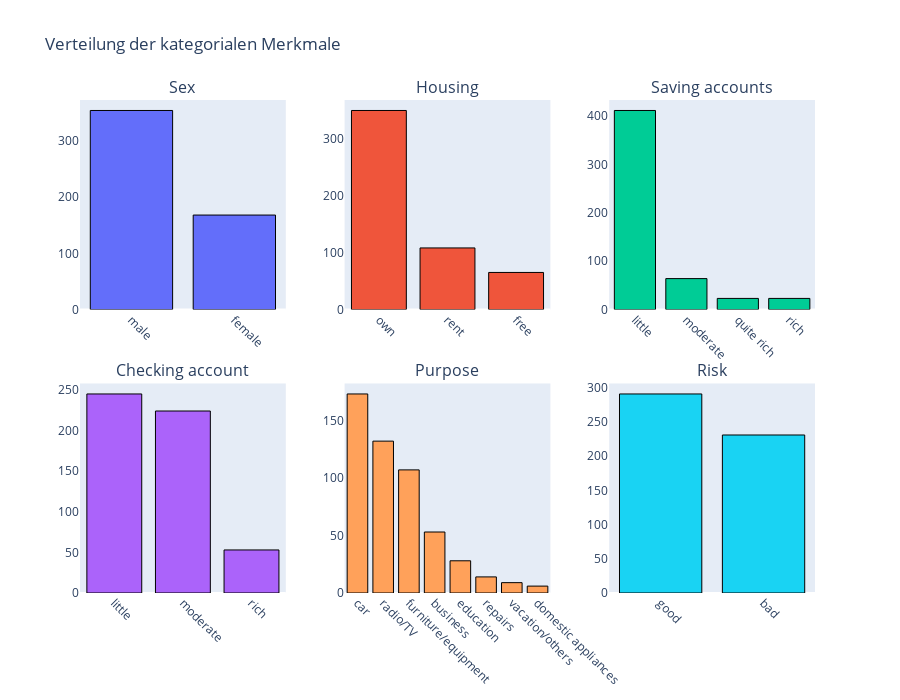

Notebook cell for this chart:
### Markdown cell above
Nachdem wir uns die numerischen Merkmale mit Histogrammen und Boxplots angesehen haben, wollen wir nun auch die kategorialen Merkmale untersuchen. Bei kategorialen Daten interessiert uns vor allem:
- Welche Kategorien gibt es überhaupt?
- Wie häufig kommen die einzelnen Kategorien vor?

Um das sichtbar zu machen, erstellen wir für jede kategoriale Spalte ein Balkendiagramm, das die Verteilung zeigt:

### Code cell
# 1) Kategorische Spalten ermitteln:
categorical_cols = df.select_dtypes(include=["object"]).columns.tolist()

# 2) Subplot-Raster anlegen:
cols_per_row = 3
rows = math.ceil(len(categorical_cols) / cols_per_row)

fig3 = make_subplots(
    rows=rows,
    cols=cols_per_row,
    subplot_titles=categorical_cols,
    horizontal_spacing=0.08,
    vertical_spacing=0.15
)

# 3) Für jede kategoriale Spalte ein Balkendiagramm hinzufügen:
for i, col in enumerate(categorical_cols):
    r = i // cols_per_row + 1
    c = i % cols_per_row + 1
    
    value_counts = df[col].value_counts().sort_values(ascending=False)
    
    fig3.add_trace(
        go.Bar(
            x=value_counts.index.astype(str), 
            y=value_counts.values,             
            marker_line_color="black",
            marker_line_width=1,
            name=col
        ),
        row=r, col=c
    )

# 4) Layout anpassen:
fig3.update_xaxes(showgrid=False, tickangle=45)
fig3.update_yaxes(showgrid=False)
fig3.update_layout(
    title="Verteilung der kategorialen Merkmale",
    showlegend=False,
    height=350 * rows
)

fig3

### Figure 1 — Plotly figure (JSON) as saved in the notebook; plotly's stock layout.template omitted (floating-point values rounded to 4 significant figures)
{"data": [{"marker": {"line": {"color": "black", "width": 1}}, "name": "Sex", "type": "bar", "x": ["male", "female"], "xaxis": "x", "y": [354, 168], "yaxis": "y"}, {"marker": {"line": {"color": "black", "width": 1}}, "name": "Housing", "type": "bar", "x": ["own", "rent", "free"], "xaxis": "x2", "y": [349, 108, 65], "yaxis": "y2"}, {"marker": {"line": {"color": "black", "width": 1}}, "name": "Saving accounts", "type": "bar", "x": ["little", "moderate", "quite rich", "rich"], "xaxis": "x3", "y": [412, 64, 23, 23], "yaxis": "y3"}, {"marker": {"line": {"color": "black", "width": 1}}, "name": "Checking account", "type": "bar", "x": ["little", "moderate", "rich"], "xaxis": "x4", "y": [245, 224, 53], "yaxis": "y4"}, {"marker": {"line": {"color": "black", "width": 1}}, "name": "Purpose", "type": "bar", "x": ["car", "radio/TV", "furniture/equipment", "business", "education", "repairs", "vacation/others", "domestic appliances"], "xaxis": "x5", "y": [173, 132, 107, 53, 28, 14, 9, 6], "yaxis": "y5"}, {"marker": {"line": {"color": "black", "width": 1}}, "name": "Risk", "type": "bar", "x": ["good", "bad"], "xaxis": "x6", "y": [291, 231], "yaxis": "y6"}], "layout": {"annotations": [{"font": {"size": 16}, "showarrow": false, "text": "Sex", "x": 0.14, "xanchor": "center", "xref": "paper", "y": 1, "yanchor": "bottom", "yref": "paper"}, {"font": {"size": 16}, "showarrow": false, "text": "Housing", "x": 0.5, "xanchor": "center", "xref": "paper", "y": 1, "yanchor": "bottom", "yref": "paper"}, {"font": {"size": 16}, "showarrow": false, "text": "Saving accounts", "x": 0.86, "xanchor": "center", "xref": "paper", "y": 1, "yanchor": "bottom", "yref": "paper"}, {"font": {"size": 16}, "showarrow": false, "text": "Checking account", "x": 0.14, "xanchor": "center", "xref": "paper", "y": 0.425, "yanchor": "bottom", "yref": "paper"}, {"font": {"size": 16}, "showarrow": false, "text": "Purpose", "x": 0.5, "xanchor": "center", "xref": "paper", "y": 0.425, "yanchor": "bottom", "yref": "paper"}, {"font": {"size": 16}, "showarrow": false, "text": "Risk", "x": 0.86, "xanchor": "center", "xref": "paper", "y": 0.425, "yanchor": "bottom", "yref": "paper"}], "height": 700, "showlegend": false, "title": {"text": "Verteilung der kategorialen Merkmale"}, "xaxis": {"anchor": "y", "domain": [0, 0.28], "showgrid": false, "tickangle": 45}, "xaxis2": {"anchor": "y2", "domain": [0.36, 0.64], "showgrid": false, "tickangle": 45}, "xaxis3": {"anchor": "y3", "domain": [0.72, 1], "showgrid": false, "tickangle": 45}, "xaxis4": {"anchor": "y4", "domain": [0, 0.28], "showgrid": false, "tickangle": 45}, "xaxis5": {"anchor": "y5", "domain": [0.36, 0.64], "showgrid": false, "tickangle": 45}, "xaxis6": {"anchor": "y6", "domain": [0.72, 1], "showgrid": false, "tickangle": 45}, "yaxis": {"anchor": "x", "domain": [0.575, 1], "showgrid": false}, "yaxis2": {"anchor": "x2", "domain": [0.575, 1], "showgrid": false}, "yaxis3": {"anchor": "x3", "domain": [0.575, 1], "showgrid": false}, "yaxis4": {"anchor": "x4", "domain": [0, 0.425], "showgrid": false}, "yaxis5": {"anchor": "x5", "domain": [0, 0.425], "showgrid": false}, "yaxis6": {"anchor": "x6", "domain": [0, 0.425], "showgrid": false}}}
